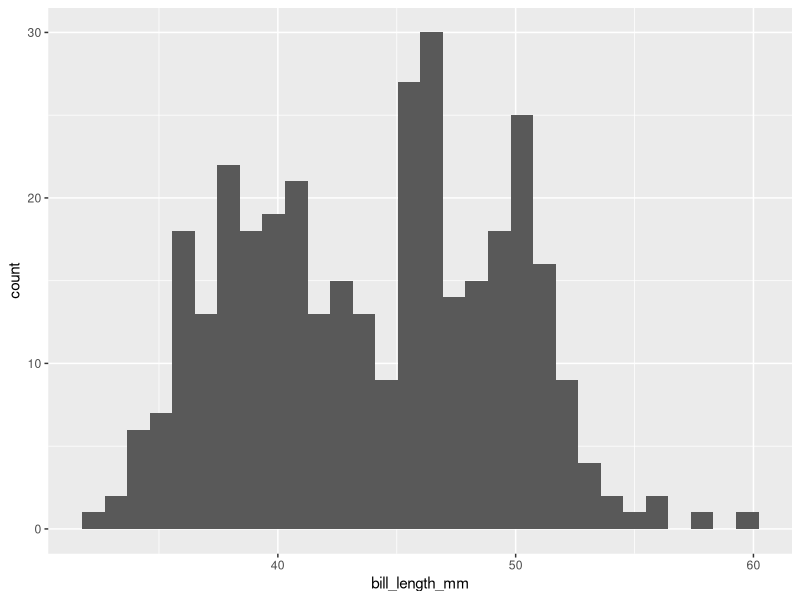
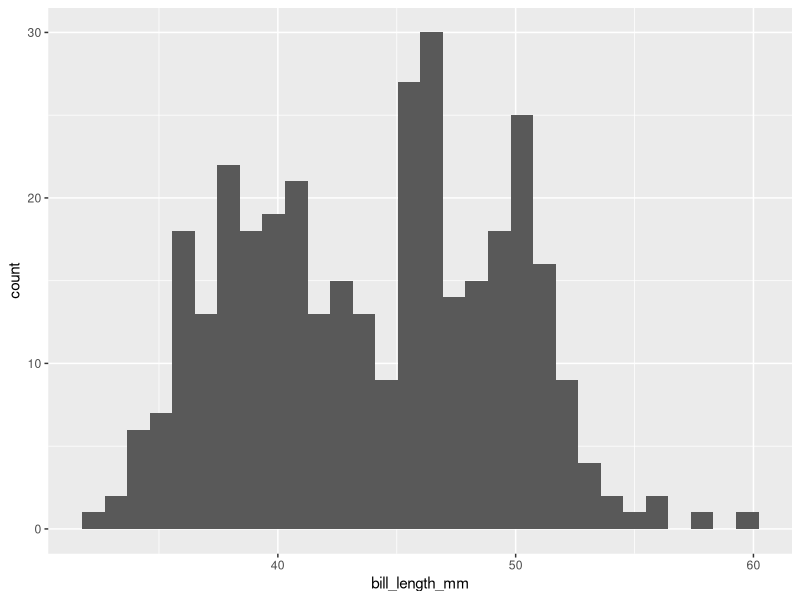
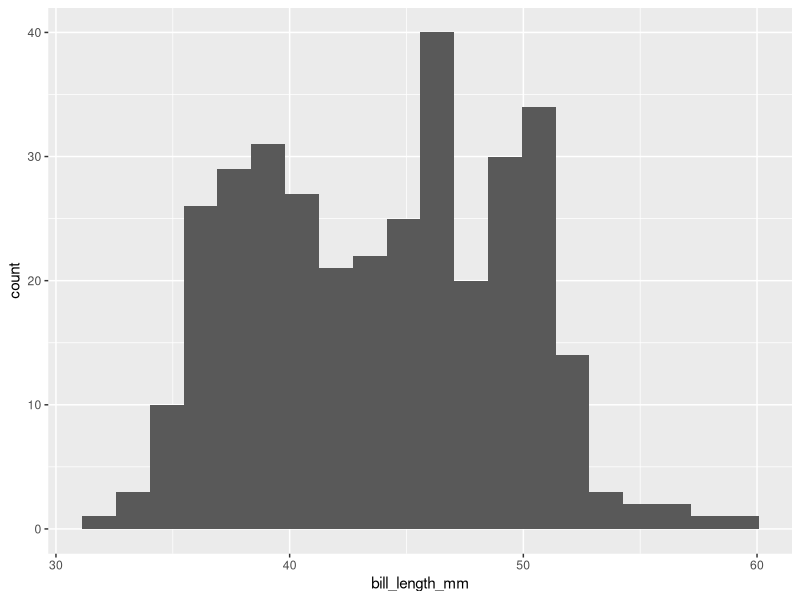
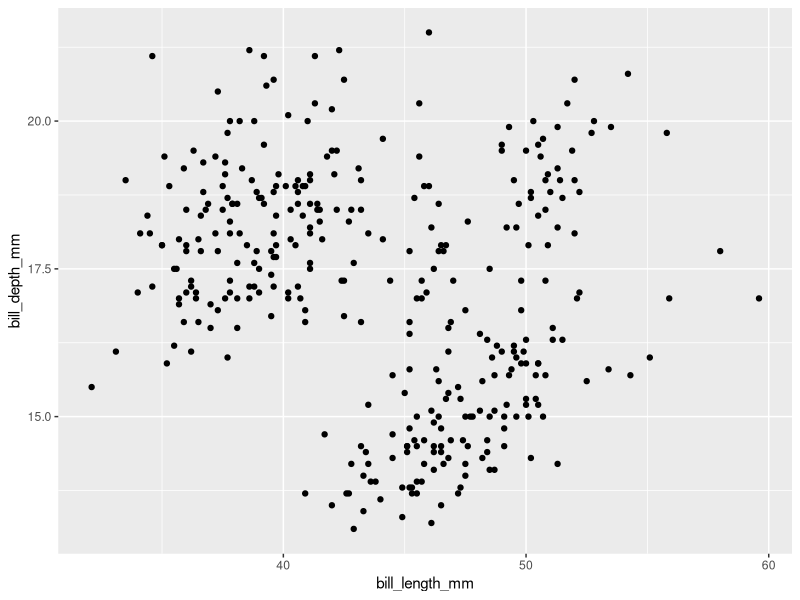
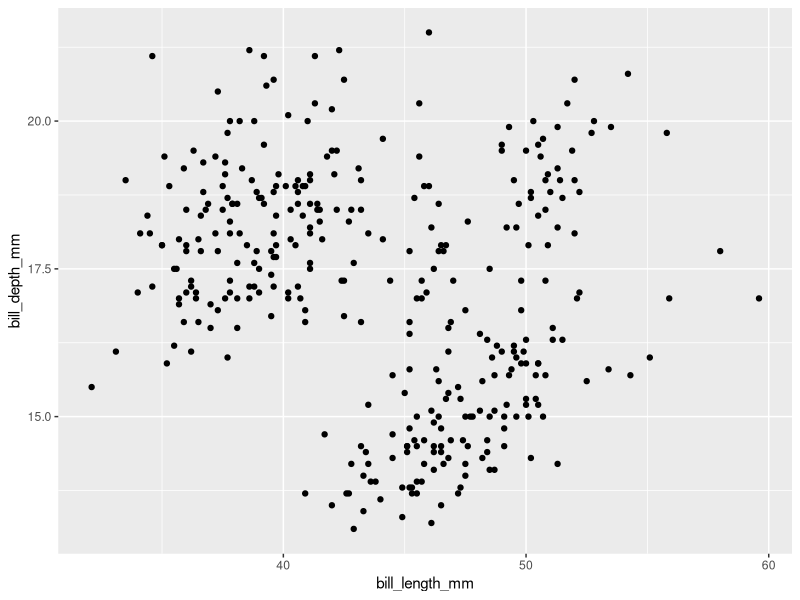
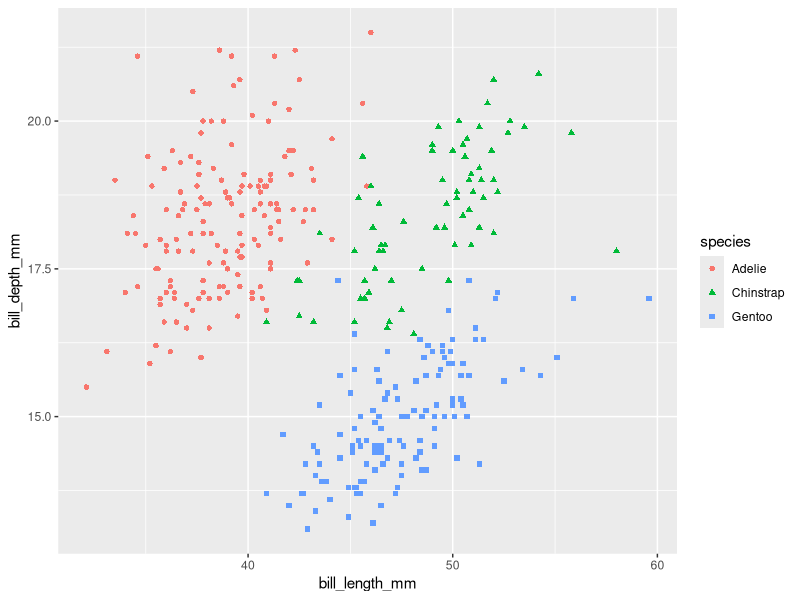
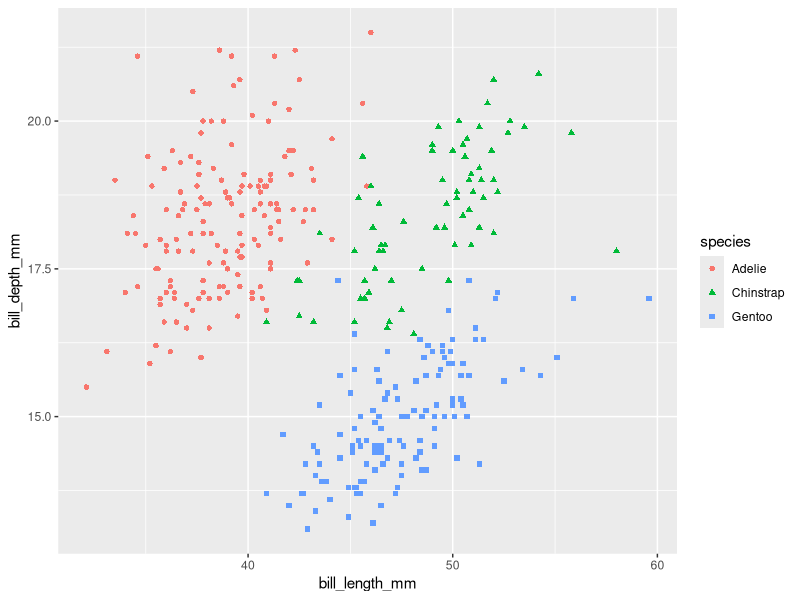
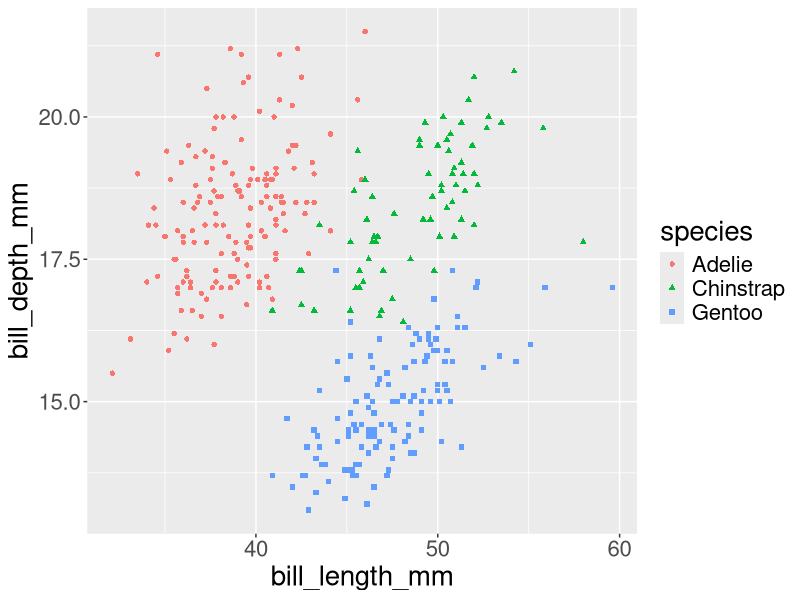

The R script that drew these images, in order:
## ---- chunk 1
knitr::opts_chunk$set(echo = TRUE, warning=F, message=F)
library(palmerpenguins)
library(tidyverse)
## ---- chunk 2
penguins |>
  ggplot(aes(x = bill_length_mm)) +
  geom_histogram()
## ---- chunk 3
penguins |>
  ggplot(aes(x = bill_length_mm)) +
  geom_histogram()
## ---- chunk 4
penguins |>
  ggplot(aes(x = bill_length_mm)) +
  geom_histogram(bins = 20)
## ---- chunk 5
penguins |>
  ggplot(aes(x = bill_length_mm, 
             y = bill_depth_mm)) +
  geom_point()
## ---- chunk 6
penguins |>
  ggplot(aes(x = bill_length_mm, 
             y = bill_depth_mm)) +
  geom_point()
## ---- chunk 7
penguins |>
  ggplot(aes(x = bill_length_mm, 
             y = bill_depth_mm, 
             color = species, shape=species)) +
  geom_point()
## ---- chunk 8
penguins |>
  ggplot(aes(x = bill_length_mm, 
             y = bill_depth_mm, 
             color = species, shape=species)) +
  geom_point()
## ---- chunk 9
penguins |>
  ggplot(aes(x = bill_length_mm, 
             y = bill_depth_mm, 
             color = species, shape=species)) +
  geom_point(size=1.5) +
  theme(text = element_text(size = 20))
